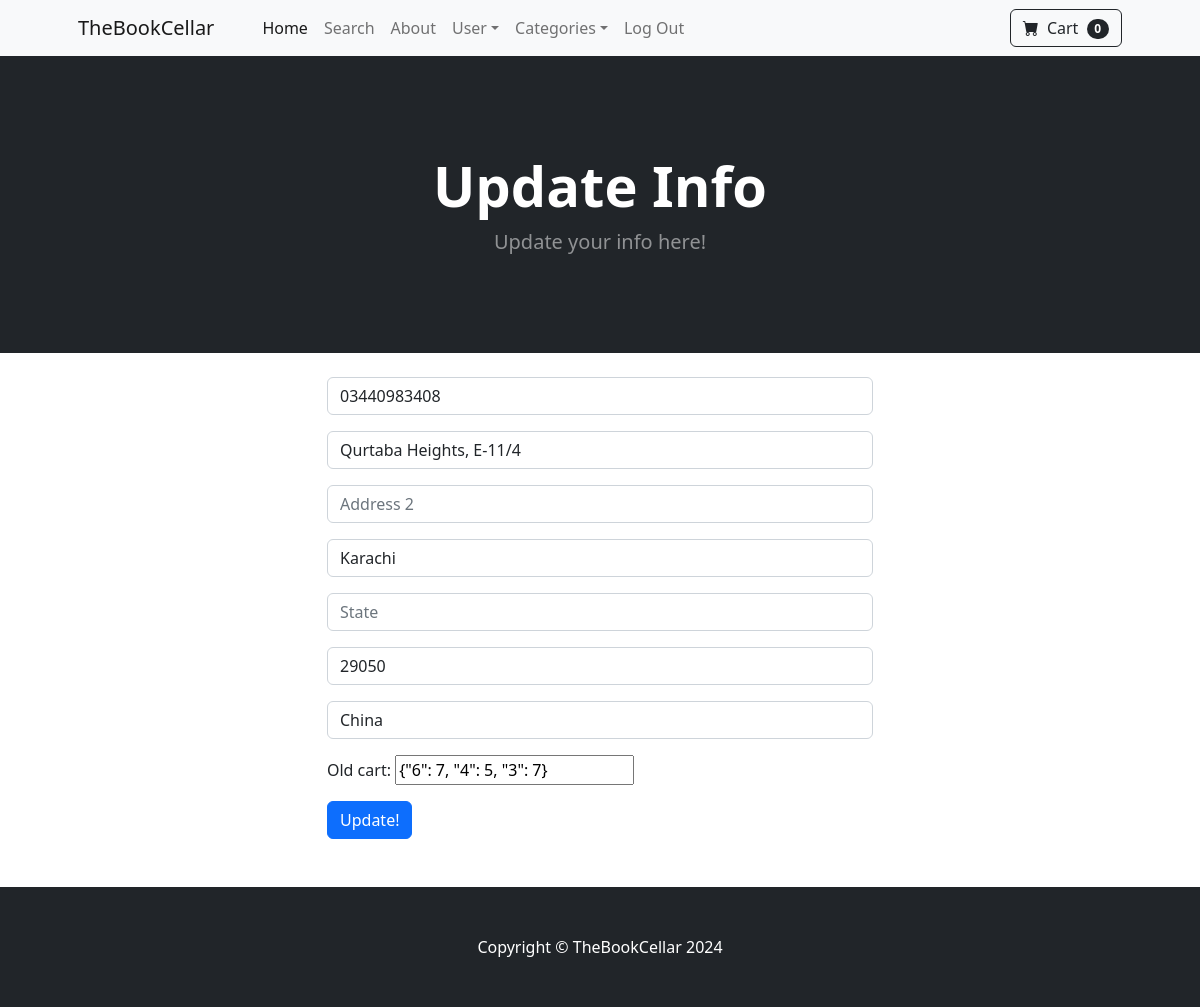
The app's page /update_info/ (signed in), older data.
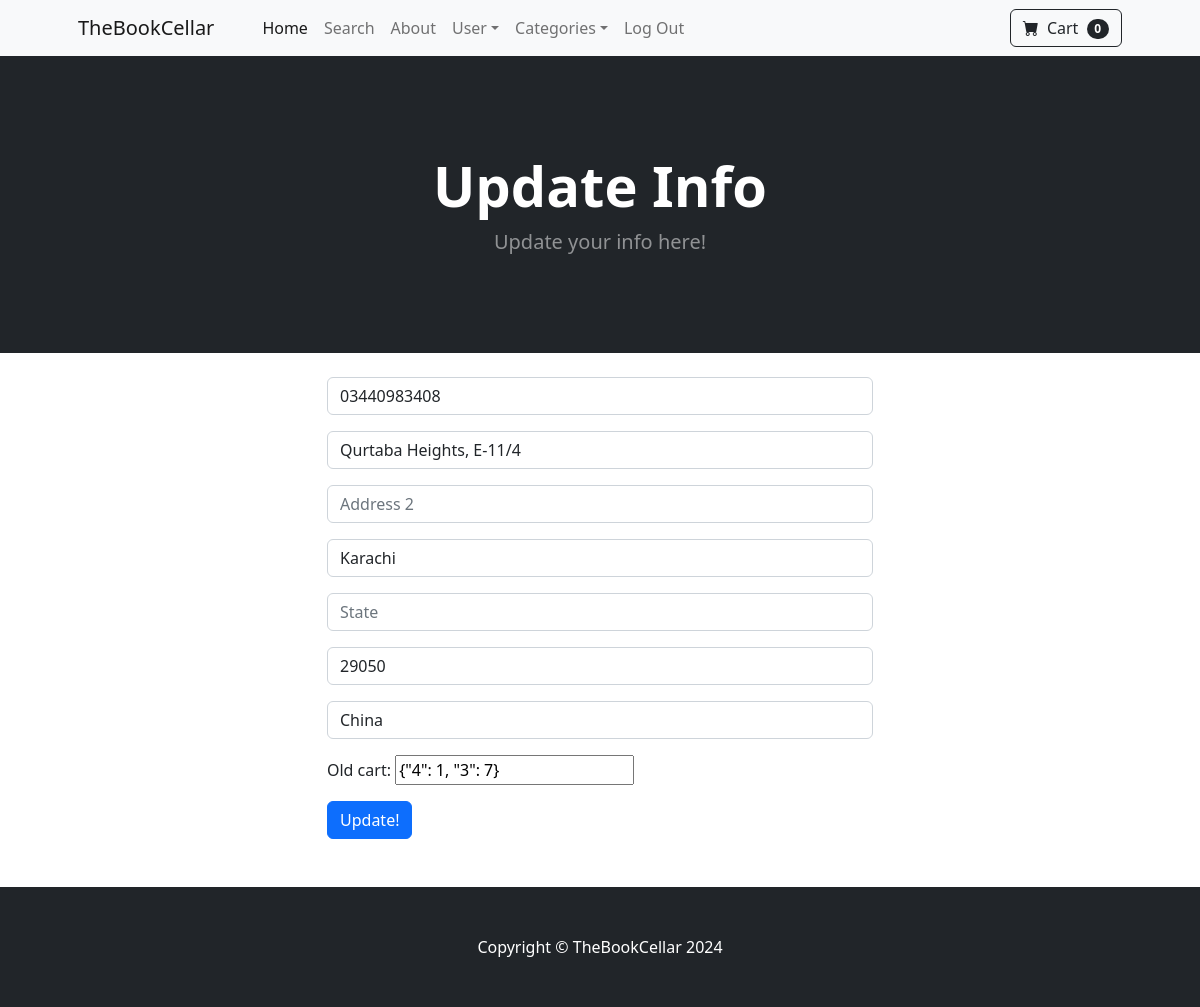
The same page, newer data.
### core/models.py (models this page shows, shortened)
class Profile(models.Model):
    user = models.OneToOneField(User, on_delete=models.CASCADE)
    date_modified = models.DateTimeField(User, auto_now=True) # type: ignore
    phone = models.CharField(max_length=12, blank=True)
    address1 = models.CharField(max_length=200, blank=True)
    address2 = models.CharField(max_length=200, blank=True)
    city = models.CharField(max_length=100, blank=True)
    state = models.CharField(max_length=100, blank=True)
    zipcode = models.CharField(max_length=100, blank=True)
    country = models.CharField(max_length=100, blank=True)
    old_cart = models.CharField(max_length=100, blank=True, null=True)

### core/views.py (the view)
# urls.py: path('update_info/', views.update_info, name='update_info'),
def update_info(request):
    if request.user.is_authenticated:
        user_profile = Profile.objects.get(user=request.user)
        infoform = InfoUpdateForm(request.POST or None, instance=user_profile)
        if infoform.is_valid():
            infoform.save()
            messages.success(request, ("Profile Info updated..."))
            return redirect('update_info')
        return render(request, 'core/update_info.html', {'infoform':infoform})
    else:
        messages.success(request, ("Woah! Stop right there! Login First!"))
        return redirect('login')

### core/forms.py
class InfoUpdateForm(forms.ModelForm):
    phone = forms.CharField(label='', widget=forms.TextInput(attrs={'class':'form-control', 'placeholder':'Phone'}), required=False)
    address1 = forms.CharField(label='', max_length=200, widget=forms.TextInput(attrs={'class':'form-control', 'placeholder':'Address 1'}), required=False)
    address2 = forms.CharField(label='', max_length=200, widget=forms.TextInput(attrs={'class':'form-control', 'placeholder':'Address 2'}), required=False)
    city = forms.CharField(label='', max_length=50, widget=forms.TextInput(attrs={'class':'form-control', 'placeholder':'City'}), required=False)
    state = forms.CharField(label='', max_length=50, widget=forms.TextInput(attrs={'class':'form-control', 'placeholder':'State'}), required=False)
    zipcode = forms.CharField(label='', max_length=50, widget=forms.TextInput(attrs={'class':'form-control', 'placeholder':'Zip Code'}), required=False)
    country = forms.CharField(label='', max_length=50, widget=forms.TextInput(attrs={'class':'form-control', 'placeholder':'Country'}), required=False)
    class Meta:
        model = Profile
        fields = '__all__'
        exclude = ['user']

### templates/core/update_info.html (shortened to what this page needs)
{% extends 'core/base.html' %}
{% block content %}
<header class="bg-dark py-5">
    <div class="container px-4 px-lg-5 my-5">
        <div class="text-center text-white">
            <h1 class="display-4 fw-bolder">Update Info</h1>
            <p class="lead fw-normal text-white-50 mb-0">Update your info here!</p>
        </div>
    </div>
</header>
<div class="container">
    <div class="row">
            <div class="col-md-6 offset-md-3">
                <br>
                <form method="POST" action="{% url 'update_info' %}">
                    {{ infoform.as_p }}
                    <button type="submit" class="btn btn-primary">Update!</button>
                </form>
                <br><br>
            </div>
    </div>
</div>
{% endblock %}

Row changes from the older to the newer data that the page shows:
changed Profile "Qurtaba Heights, E-11/4": old_cart "{\"6\": 7, \"4\": 5, \"3\": 7}" → "{\"4\": 1, \"3\": 7}"
